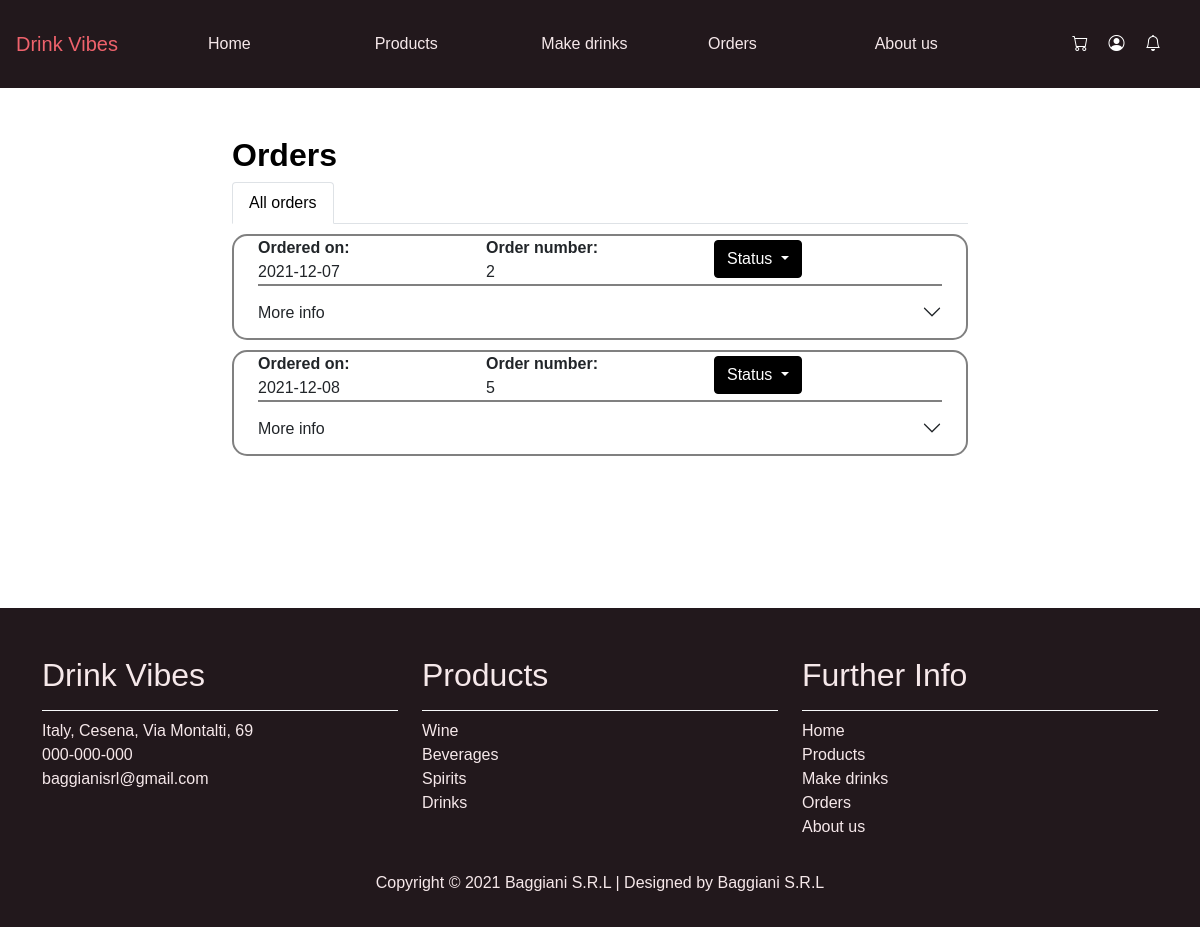
The app's page /orders.php (signed in), older data.
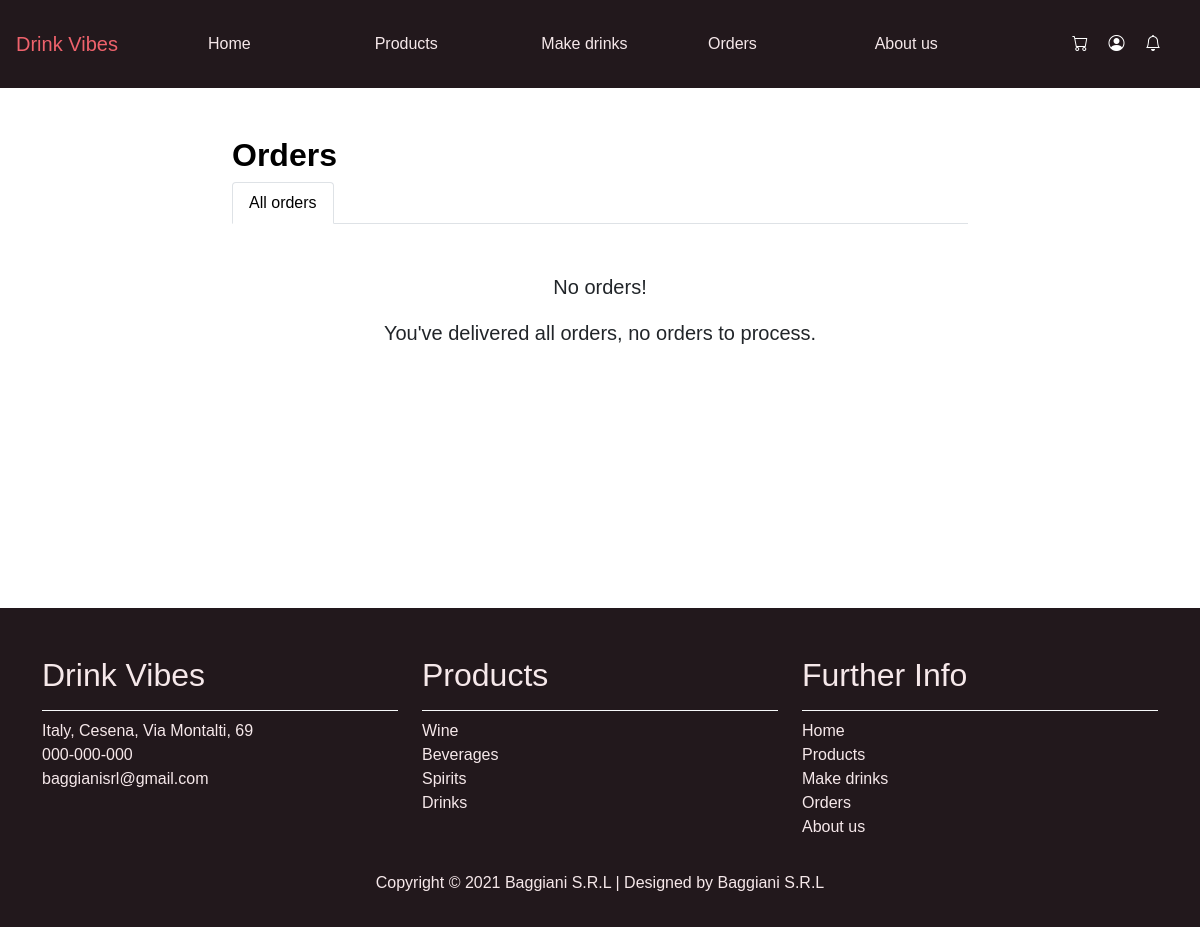
The same page, newer data.
### tables this page shows
CREATE TABLE `totalorders` (
  `orderID` int(100) NOT NULL,
  `userID` varchar(30) NOT NULL,
  `date` date NOT NULL,
  `time` time(6) NOT NULL,
  `state` varchar(30) NOT NULL,
  `total` double NOT NULL
);

### orders.php (called while the page is built, shortened)
<?php
    require_once("./utils/ManagerOrders.php");
    $manager= new ManagerOrders();
    $type=$_SESSION["type"];
    $userID=$_SESSION["userID"];
    $manager->createOrdersTab($userID,$type);
    $ordersTab1=$manager->getOrdersTab1();
    require_once("template/base.php");
?>

### assets/db/database.php (called while the page is built, shortened)
<?php
class DatabaseHelper{
    private $conn;
    public function __construct($servername, $username, $password, $dbname, $port){
        $this->conn = new mysqli($servername, $username, $password, $dbname, $port);
    }
    public function getExpressOrders(){
        $stmt = $this->conn->prepare("SELECT * FROM totalorders WHERE state!='Delivered' AND state!='To prepare' ");
        $stmt->execute();
        $result = $stmt->get_result();
        return $result->fetch_all(MYSQLI_ASSOC);
    }
}
?>

### utils/ManagerOrders.php (called while the page is built, shortened)
<?php
require_once($_SERVER['DOCUMENT_ROOT']."/DrinkVibes/utils/Order.php");
require_once($_SERVER['DOCUMENT_ROOT']."/DrinkVibes/assets/db/database.php");
    class ManagerOrders{
        private $dbh;
        private $ordersTab1;
        public function __construct() {
            $this->dbh = new DatabaseHelper("localhost","root","", "drinkdb",3306);
            $this-> ordersTab1 = array();
        }
        public function addNewOrderTab1($order){
            array_push($this-> ordersTab1, $order );
        }
        public function createOrdersTab($userID,$type){
            if($type == "Express"){
                $ordersTabTmp1=$this-> dbh -> getExpressOrders();
            }
        }
        public function getOrdersTab1(){
            return $this->ordersTab1;
        }
    }
?>

### utils/Order.php (called while the page is built, shortened)
<?php
class Order{
    private $orderID;
    private $date;
    public function __construct($userID, $orderID, $date, $time, $state, $total){
         $this-> orderID = $orderID;
         $this-> date = $date;
    }
    public function getOrderID(){
        return $this->orderID;
    }
    public function getDate(){
        return $this->date;
    }
}
?>

### template/main-orders.php (the view, shortened to what the changed rows need)
<div class="flex-wrapper">
    <div class="container mb-5">
        <div class="row">
            <div class="col-md-8 pt-5">
                <h2 class="h2 text-black ">Orders</h2>
                <div class="tab-content" id="myTabContent">
                    <div class="tab-pane fade show active" id="tab1" role="tabpanel" aria-labelledby="all-orders-tab">
                        <?php if ((count($ordersTab1) == 0) && ($type == "Express")) : ?>
                            <p class="text-center lead mt-5">No orders! </p>
                            <p class="text-center lead">You've delivered all orders, no orders to process. </p>
                        <?php elseif ((count($ordersTab1) == 0) && ($type == "Admin")) : ?>
                            <p class="text-center lead mt-5">No orders! </p>
                            <p class="text-center lead">Customers haven't ordered yet </p>
                        <?php elseif ((count($ordersTab1) == 0) && ($type == "User")) : ?>
                            <p class="text-center lead mt-5">No orders! </p>
                            <p class="text-center lead">You haven't ordered yet </p>
                        <?php else : ?>
                            <?php
                            foreach ($ordersTab1 as $tmp) :
                            ?>
                                <div class="container">
                                    <div class="row">
                                        <div class="col-4 col-md-4 p-0">
                                            <div class="ordered-on">
                                                Ordered on:
                                            </div>
                                            <div>
                                                <?php echo $tmp->getDate(); ?>
                                            </div>
                                        </div>
                                        <div class="col-5 col-md-4 p-0">
                                            <div class="ordered-number">
                                                Order number:
                                            </div>
                                            <div>
                                                <?php echo $tmp->getOrderID(); ?>
                                            </div>
                                        </div>
                                        <?php if ($type != "User") : ?>
                                            <div class="col-3 col-md-4 p-0">
                                                <div class="dropdown">
                                                    <button class="btn btn-secondary dropdown-toggle mt-1" type="button" id="dropdownStatusTabOne<?php echo $tmp->getOrderID(); ?>" data-bs-toggle="dropdown" aria-expanded="false">
                                                        Status
                                                    </button>
                                                </div>
                                            </div>
                                        <?php endif; ?>
                                    </div>
                                    <div class="accordion accordion-flush" id="<?php echo 'accordionFlushTabOne' . $tmp->getOrderID(); ?>">
                                        <div class="accordion-item">
                                            <h2 class="accordion-header" id="<?php echo 'flush-headingTabOne' . $tmp->getOrderID(); ?>">
                                                <button class="accordion-button collapsed px-0 " type="button" data-bs-toggle="collapse" data-bs-target="#<?php echo 'flush-collapseTabOne' . $tmp->getOrderID(); ?>" aria-expanded="false" aria-controls="<?php echo 'flush-collapseTabOne' . $tmp->getOrderID(); ?>">
                                                    More info
                                                </button>
                                            </h2>
                                        </div>
                                    </div>
                                </div>
                            <?php
                            endforeach;
                            ?>
                        <?php endif;
                        ?>
                    </div>
                </div>
            </div>
        </div>
    </div>
</div>

Row changes from the older to the newer data that the page shows:
no longer on this page (row edited): totalorders: date "2021-12-07", orderID "2"
removed totalorders: date "2021-12-08", orderID "5"
Text that changed along with them:
text now shown: "No orders! You've delivered all orders, no orders to process."
